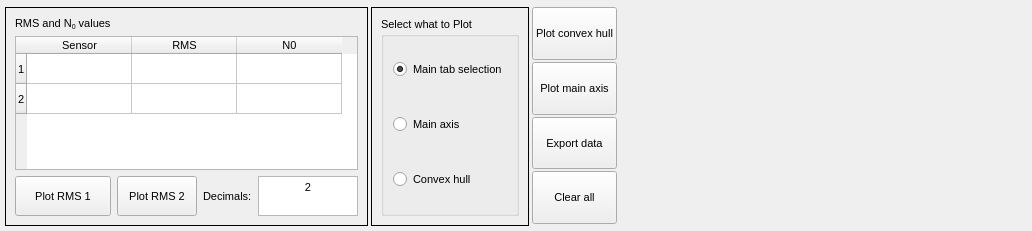
         <widget class="QFrame" name="frame_15">
          <property name="sizePolicy">
           <sizepolicy hsizetype="MinimumExpanding" vsizetype="Minimum">
            <horstretch>0</horstretch>
            <verstretch>0</verstretch>
           </sizepolicy>
          </property>
          <property name="font">
           <font>
            <pointsize>8</pointsize>
           </font>
          </property>
          <property name="frameShape">
           <enum>QFrame::NoFrame</enum>
          </property>
          <property name="frameShadow">
           <enum>QFrame::Raised</enum>
          </property>
          <layout class="QVBoxLayout" name="verticalLayout_10">
           <property name="spacing">
            <number>2</number>
           </property>
           <property name="leftMargin">
            <number>2</number>
           </property>
           <property name="topMargin">
            <number>2</number>
           </property>
           <property name="rightMargin">
            <number>2</number>
           </property>
           <property name="bottomMargin">
            <number>2</number>
           </property>
           <item>
            <widget class="MplWidget" name="MplWidgetTime" native="true">
             <property name="sizePolicy">
              <sizepolicy hsizetype="MinimumExpanding" vsizetype="MinimumExpanding">
               <horstretch>0</horstretch>
               <verstretch>0</verstretch>
              </sizepolicy>
             </property>
             <property name="font">
              <font>
               <pointsize>8</pointsize>
              </font>
             </property>
            </widget>
           </item>
           <item>
            <widget class="QFrame" name="frame_13">
             <property name="sizePolicy">
              <sizepolicy hsizetype="Minimum" vsizetype="Minimum">
               <horstretch>0</horstretch>
               <verstretch>0</verstretch>
              </sizepolicy>
             </property>
             <property name="maximumSize">
              <size>
               <width>16777215</width>
               <height>225</height>
              </size>
             </property>
             <property name="font">
              <font>
               <pointsize>8</pointsize>
              </font>
             </property>
             <property name="frameShape">
              <enum>QFrame::NoFrame</enum>
             </property>
             <property name="frameShadow">
              <enum>QFrame::Plain</enum>
             </property>
             <layout class="QHBoxLayout" name="horizontalLayout_4">
              <property name="spacing">
               <number>3</number>
              </property>
              <property name="leftMargin">
               <number>3</number>
              </property>
              <property name="topMargin">
               <number>3</number>
              </property>
              <property name="rightMargin">
               <number>3</number>
              </property>
              <property name="bottomMargin">
               <number>3</number>
              </property>
              <item>
               <widget class="QFrame" name="frame_9">
                <property name="sizePolicy">
                 <sizepolicy hsizetype="Minimum" vsizetype="Minimum">
                  <horstretch>0</horstretch>
                  <verstretch>0</verstretch>
                 </sizepolicy>
                </property>
                <property name="minimumSize">
                 <size>
                  <width>0</width>
                  <height>0</height>
                 </size>
                </property>
                <property name="maximumSize">
                 <size>
                  <width>16777215</width>
                  <height>16777215</height>
                 </size>
                </property>
                <property name="font">
                 <font>
                  <pointsize>8</pointsize>
                 </font>
                </property>
                <property name="frameShape">
                 <enum>QFrame::Box</enum>
                </property>
                <property name="frameShadow">
                 <enum>QFrame::Plain</enum>
                </property>
                <layout class="QGridLayout" name="gridLayout_13">
                 <item row="0" column="0">
                  <widget class="QLabel" name="label_11">
                   <property name="sizePolicy">
                    <sizepolicy hsizetype="Minimum" vsizetype="Minimum">
                     <horstretch>0</horstretch>
                     <verstretch>0</verstretch>
                    </sizepolicy>
                   </property>
                   <property name="font">
                    <font>
                     <pointsize>8</pointsize>
                    </font>
                   </property>
                   <property name="text">
                    <string>&lt;html&gt;&lt;head/&gt;&lt;body&gt;&lt;p&gt;RMS and N&lt;span style=&quot; vertical-align:sub;&quot;&gt;0&lt;/span&gt; values&lt;/p&gt;&lt;/body&gt;&lt;/html&gt;</string>
                   </property>
                  </widget>
                 </item>
                 <item row="2" column="3">
                  <widget class="QTextEdit" name="decimalsRMS">
                   <property name="sizePolicy">
                    <sizepolicy hsizetype="Minimum" vsizetype="Minimum">
                     <horstretch>0</horstretch>
                     <verstretch>0</verstretch>
                    </sizepolicy>
                   </property>
                   <property name="maximumSize">
                    <size>
                     <width>100</width>
                     <height>40</height>
                    </size>
                   </property>
                   <property name="html">
                    <string>&lt;!DOCTYPE HTML PUBLIC &quot;-//W3C//DTD HTML 4.0//EN&quot; &quot;http://www.w3.org/TR/REC-html40/strict.dtd&quot;&gt;
&lt;html&gt;&lt;head&gt;&lt;meta name=&quot;qrichtext&quot; content=&quot;1&quot; /&gt;&lt;style type=&quot;text/css&quot;&gt;
p, li { white-space: pre-wrap; }
&lt;/style&gt;&lt;/head&gt;&lt;body style=&quot; font-family:'MS Shell Dlg 2'; font-size:7.8pt; font-weight:400; font-style:normal;&quot;&gt;
&lt;p align=&quot;center&quot; style=&quot; margin-top:0px; margin-bottom:0px; margin-left:0px; margin-right:0px; -qt-block-indent:0; text-indent:0px;&quot;&gt;&lt;span style=&quot; font-size:8pt;&quot;&gt;2&lt;/span&gt;&lt;/p&gt;&lt;/body&gt;&lt;/html&gt;</string>
                   </property>
                  </widget>
                 </item>
                 <item row="2" column="2">
                  <widget class="QLabel" name="label_20">
                   <property name="sizePolicy">
                    <sizepolicy hsizetype="Minimum" vsizetype="Minimum">
                     <horstretch>0</horstretch>
                     <verstretch>0</verstretch>
                    </sizepolicy>
                   </property>
                   <property name="font">
                    <font>
                     <pointsize>8</pointsize>
                    </font>
                   </property>
                   <property name="text">
                    <string>Decimals:</string>
                   </property>
                  </widget>
                 </item>
                 <item row="1" column="0" colspan="4">
                  <widget class="QTableWidget" name="tableRMS">
                   <property name="sizePolicy">
                    <sizepolicy hsizetype="Minimum" vsizetype="Minimum">
                     <horstretch>0</horstretch>
                     <verstretch>0</verstretch>
                    </sizepolicy>
                   </property>
                   <property name="minimumSize">
                    <size>
                     <width>0</width>
                     <height>0</height>
                    </size>
                   </property>
                   <property name="font">
                    <font>
                     <pointsize>8</pointsize>
                    </font>
                   </property>
                   <attribute name="horizontalHeaderDefaultSectionSize">
                    <number>105</number>
                   </attribute>
                   <row>
                    <property name="text">
                     <string>1</string>
                    </property>
                   </row>
                   <row>
                    <property name="text">
                     <string>2</string>
                    </property>
                   </row>
                   <column>
                    <property name="text">
                     <string>Sensor</string>
                    </property>
                    <property name="font">
                     <font>
                      <pointsize>8</pointsize>
                     </font>
                    </property>
                   </column>
                   <column>
                    <property name="text">
                     <string>RMS</string>
                    </property>
                    <property name="font">
                     <font>
                      <pointsize>8</pointsize>
                     </font>
                    </property>
                   </column>
                   <column>
                    <property name="text">
                     <string>N0</string>
                    </property>
                    <property name="font">
                     <font>
                      <pointsize>8</pointsize>
                     </font>
                    </property>
                   </column>
                  </widget>
                 </item>
                 <item row="2" column="0">
                  <widget class="QPushButton" name="buttonRMS1">
                   <property name="sizePolicy">
                    <sizepolicy hsizetype="Minimum" vsizetype="Minimum">
                     <horstretch>0</horstretch>
                     <verstretch>0</verstretch>
                    </sizepolicy>
                   </property>
                   <property name="maximumSize">
                    <size>
                     <width>16777215</width>
                     <height>99999</height>
                    </size>
                   </property>
                   <property name="font">
                    <font>
                     <pointsize>8</pointsize>
                    </font>
                   </property>
                   <property name="text">
                    <string>Plot RMS 1</string>
                   </property>
                  </widget>
                 </item>
                 <item row="2" column="1">
                  <widget class="QPushButton" name="buttonRMS2">
                   <property name="sizePolicy">
                    <sizepolicy hsizetype="Minimum" vsizetype="Minimum">
                     <horstretch>0</horstretch>
                     <verstretch>0</verstretch>
                    </sizepolicy>
                   </property>
                   <property name="minimumSize">
                    <size>
                     <width>0</width>
                     <height>0</height>
                    </size>
                   </property>
                   <property name="maximumSize">
                    <size>
                     <width>16777215</width>
                     <height>99999</height>
                    </size>
                   </property>
                   <property name="font">
                    <font>
                     <pointsize>8</pointsize>
                    </font>
                   </property>
                   <property name="text">
                    <string>Plot RMS 2</string>
                   </property>
                  </widget>
                 </item>
                </layout>
               </widget>
              </item>
              <item>
               <widget class="QFrame" name="frame_14">
                <property name="sizePolicy">
                 <sizepolicy hsizetype="Minimum" vsizetype="Minimum">
                  <horstretch>0</horstretch>
                  <verstretch>0</verstretch>
                 </sizepolicy>
                </property>
                <property name="frameShape">
                 <enum>QFrame::Box</enum>
                </property>
                <property name="frameShadow">
                 <enum>QFrame::Plain</enum>
                </property>
                <layout class="QVBoxLayout" name="verticalLayout_11">
                 <item>
                  <widget class="QGroupBox" name="groupBox">
                   <property name="sizePolicy">
                    <sizepolicy hsizetype="Minimum" vsizetype="Minimum">
                     <horstretch>0</horstretch>
                     <verstretch>0</verstretch>
                    </sizepolicy>
                   </property>
                   <property name="maximumSize">
                    <size>
                     <width>16777215</width>
                     <height>9999999</height>
                    </size>
                   </property>
                   <property name="font">
                    <font>
                     <pointsize>8</pointsize>
                    </font>
                   </property>
                   <property name="autoFillBackground">
                    <bool>false</bool>
                   </property>
                   <property name="title">
                    <string>Select what to Plot</string>
                   </property>
                   <property name="flat">
                    <bool>true</bool>
                   </property>
                   <property name="checkable">
                    <bool>false</bool>
                   </property>
                   <layout class="QVBoxLayout" name="verticalLayout_2">
                    <item>
                     <widget class="QRadioButton" name="checkTime">
                      <property name="sizePolicy">
                       <sizepolicy hsizetype="Minimum" vsizetype="Minimum">
                        <horstretch>0</horstretch>
                        <verstretch>0</verstretch>
                       </sizepolicy>
                      </property>
                      <property name="font">
                       <font>
                        <pointsize>8</pointsize>
                       </font>
                      </property>
                      <property name="text">
                       <string>Main tab selection</string>
                      </property>
                      <property name="checkable">
                       <bool>true</bool>
                      </property>
                      <property name="checked">
                       <bool>true</bool>
                      </property>
                     </widget>
                    </item>
                    <item>
                     <widget class="QRadioButton" name="checkMainAxis">
                      <property name="sizePolicy">
                       <sizepolicy hsizetype="Minimum" vsizetype="Minimum">
                        <horstretch>0</horstretch>
                        <verstretch>0</verstretch>
                       </sizepolicy>
                      </property>
                      <property name="font">
                       <font>
                        <pointsize>8</pointsize>
                       </font>
                      </property>
                      <property name="text">
                       <string>Main axis</string>
                      </property>
                      <property name="checked">
                       <bool>false</bool>
                      </property>
                     </widget>
                    </item>
                    <item>
                     <widget class="QRadioButton" name="checkConvexHull">
                      <property name="sizePolicy">
                       <sizepolicy hsizetype="Minimum" vsizetype="Minimum">
                        <horstretch>0</horstretch>
                        <verstretch>0</verstretch>
                       </sizepolicy>
                      </property>
                      <property name="font">
                       <font>
                        <pointsize>8</pointsize>
                       </font>
                      </property>
                      <property name="text">
                       <string>Convex hull</string>
                      </property>
                      <property name="checked">
                       <bool>false</bool>
                      </property>
                     </widget>
                    </item>
                   </layout>
                   <zorder>checkConvexHull</zorder>
                   <zorder>checkMainAxis</zorder>
                   <zorder>checkTime</zorder>
                  </widget>
                 </item>
                </layout>
               </widget>
              </item>
              <item>
               <widget class="QFrame" name="frame_12">
                <property name="sizePolicy">
                 <sizepolicy hsizetype="Minimum" vsizetype="Minimum">
                  <horstretch>0</horstretch>
                  <verstretch>0</verstretch>
                 </sizepolicy>
                </property>
                <property name="frameShape">
                 <enum>QFrame::NoFrame</enum>
                </property>
                <property name="frameShadow">
                 <enum>QFrame::Raised</enum>
                </property>
                <layout class="QVBoxLayout" name="verticalLayout_9">
                 <property name="spacing">
                  <number>2</number>
                 </property>
                 <property name="leftMargin">
                  <number>0</number>
                 </property>
                 <property name="topMargin">
                  <number>0</number>
                 </property>
                 <property name="rightMargin">
                  <number>0</number>
                 </property>
                 <property name="bottomMargin">
                  <number>2</number>
                 </property>
                 <item>
                  <widget class="QPushButton" name="buttonConvexHull">
                   <property name="sizePolicy">
                    <sizepolicy hsizetype="Minimum" vsizetype="Minimum">
                     <horstretch>0</horstretch>
                     <verstretch>0</verstretch>
                    </sizepolicy>
                   </property>
                   <property name="maximumSize">
                    <size>
                     <width>16777215</width>
                     <height>99999</height>
                    </size>
                   </property>
                   <property name="font">
                    <font>
                     <pointsize>8</pointsize>
                    </font>
                   </property>
                   <property name="text">
                    <string>Plot convex hull</string>
                   </property>
                  </widget>
                 </item>
                 <item>
                  <widget class="QPushButton" name="buttonMainAxes">
                   <property name="sizePolicy">
                    <sizepolicy hsizetype="Minimum" vsizetype="Minimum">
                     <horstretch>0</horstretch>
                     <verstretch>0</verstretch>
                    </sizepolicy>
                   </property>
                   <property name="maximumSize">
                    <size>
                     <width>16777215</width>
                     <height>99999</height>
                    </size>
                   </property>
                   <property name="font">
                    <font>
                     <pointsize>8</pointsize>
                    </font>
                   </property>
                   <property name="text">
                    <string>Plot main axis</string>
                   </property>
                  </widget>
                 </item>
                 <item>
                  <widget class="QPushButton" name="buttonExportHull">
                   <property name="sizePolicy">
                    <sizepolicy hsizetype="Minimum" vsizetype="Minimum">
                     <horstretch>0</horstretch>
                     <verstretch>0</verstretch>
                    </sizepolicy>
                   </property>
                   <property name="font">
                    <font>
                     <pointsize>8</pointsize>
                    </font>
                   </property>
                   <property name="text">
                    <string>Export data</string>
                   </property>
                  </widget>
                 </item>
                 <item>
                  <widget class="QPushButton" name="buttonClearAllTime">
                   <property name="sizePolicy">
                    <sizepolicy hsizetype="Minimum" vsizetype="Minimum">
                     <horstretch>0</horstretch>
                     <verstretch>0</verstretch>
                    </sizepolicy>
                   </property>
                   <property name="font">
                    <font>
                     <pointsize>8</pointsize>
                    </font>
                   </property>
                   <property name="text">
                    <string>Clear all</string>
                   </property>
                  </widget>
                 </item>
                </layout>
               </widget>
              </item>
              <item>
               <spacer name="horizontalSpacer_2">
                <property name="orientation">
                 <enum>Qt::Horizontal</enum>
                </property>
                <property name="sizeHint" stdset="0">
                 <size>
                  <width>410</width>
                  <height>20</height>
                 </size>
                </property>
               </spacer>
              </item>
             </layout>
            </widget>
           </item>
          </layout>
         </widget>
